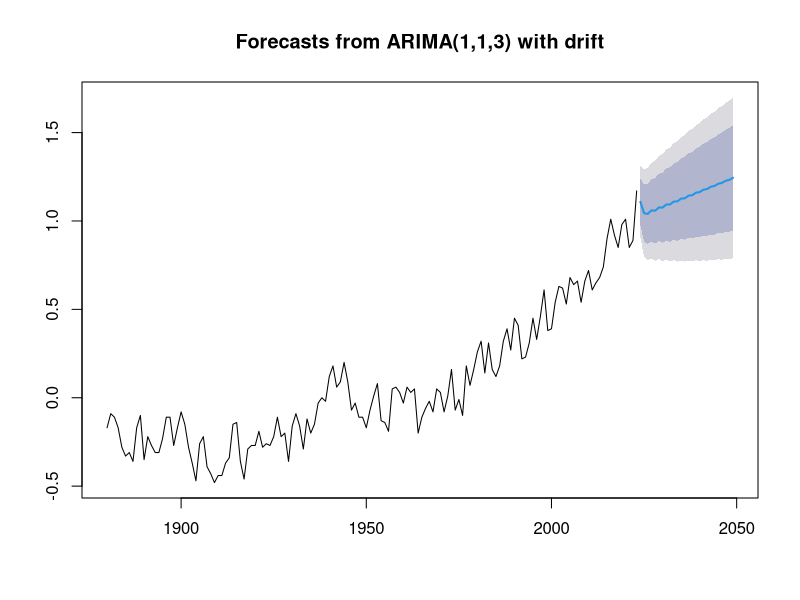

Write the R code that produced this figure. (Note: this script raises an error after producing the figure.)
# from ChaptGPT
# Load necessary libraries
library(forecast)
temps <- read.csv(file = "global_surface_anomalies.csv", # full file name
                  skip=3, # skip these lines because they contain metadata.
                  header = TRUE # Tell R that the first row is column namaes
) # last parenthesis

# Read the historical data into R

# Create a time series object
ts_data <- ts(temps$deg_C, start = c(1880), frequency = 1)

# Fit an ARIMA model to the data
arima_model <- auto.arima(ts_data, seasonal = FALSE, stepwise=FALSE, approximation=FALSE)

# Forecast future temperature anomalies
future_forecast <- forecast(arima_model, h=26)
plot(future_forecast)

# Extract the predicted values
predicted_anomalies <- future_forecast$mean

# Create a data frame with future years and projected anomalies
future_years <- 2024:2050
predictions <- data.frame(year = future_years, deg_C = predicted_anomalies)

# Print the projected temperature anomalies
print(predictions)


